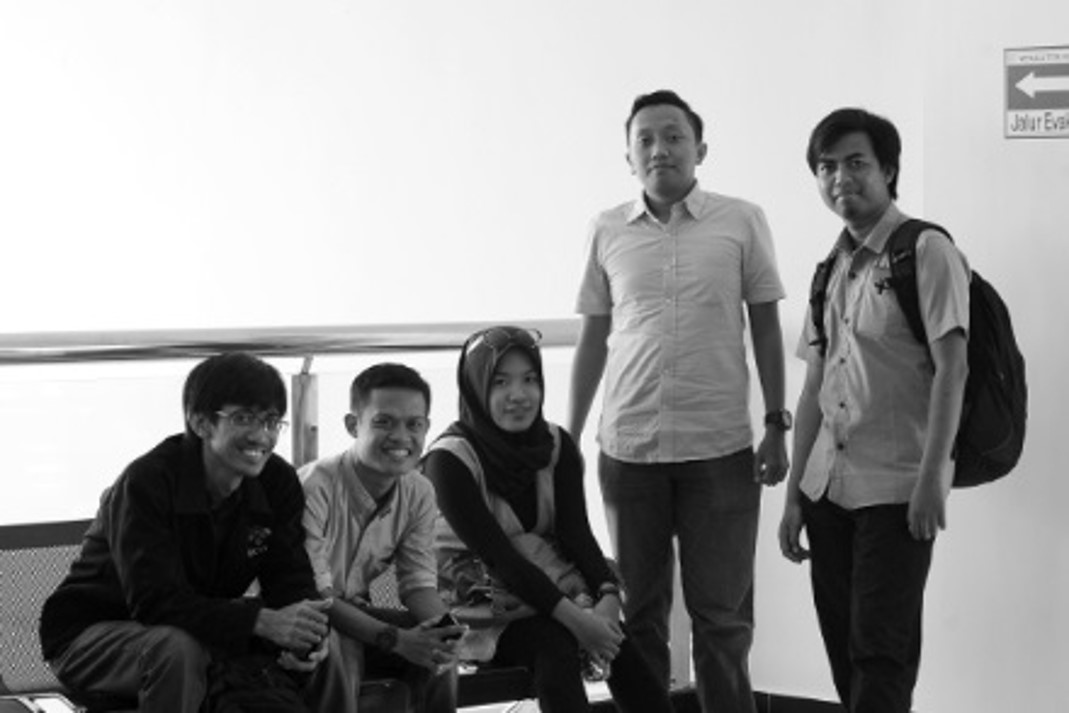
%> input picture TugasTeori/Tugas 4/1.jpg, 1069 x 713 px
$ octave hisRGB.m   (GNU Octave 9; MATLAB toolbox functions it lacks are replaced by stand-ins)
%> lines starting %> are read from the running program, lines starting %| are printed output that depends on the picture
%COLOR HISTOGRAM EQUALIZATION

%READ THE INPUT IMAGE
I = imread('1.jpg');
%> I is the input picture: size 713x1069x3 uint8; min 0, max 255, mean 151.9

%CONVERT THE RGB IMAGE INTO HSV IMAGE FORMAT
HSV = rgb2hsv(I);
%> HSV: size 713x1069x3 double; mean H, S, V 0, 0, 0.596

%PERFORM HISTOGRAM EQUALIZATION ON INTENSITY COMPONENT
HeqR = histeq(HSV(:,:,1));
%> HeqR: size 713x1069 double; every value is 1
HeqG = histeq(HSV(:,:,2));
HeqB = histeq(HSV(:,:,3));
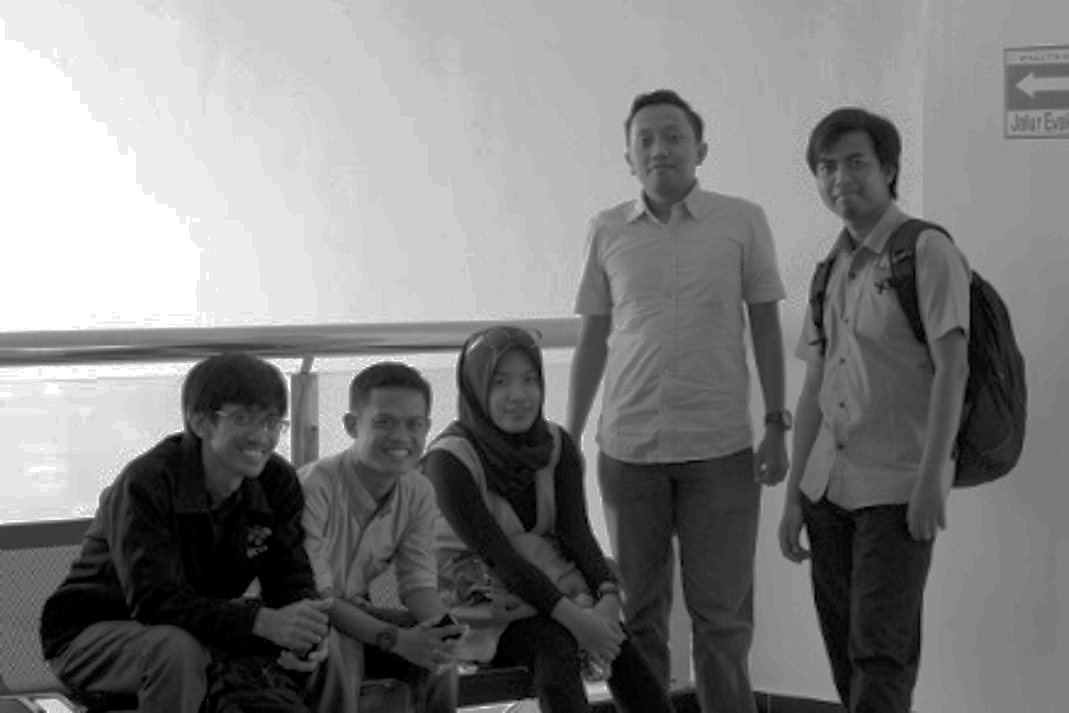
%> HeqB: size 713x1069 double; min 0, max 1, mean 0.497

RGB_mod = I;
RGB_mod(:,:,1) = HeqR;
%> RGB_mod: size 713x1069x3 uint8; mean H, S, V 1, 151.9, 151.9
% RGB_mod(:,:,2) = HeqG;
% RGB_mod(:,:,3) = HeqB;

RGB = RGB_mod;
% RGB = hsv2rgb(HSV_mod);

figure(1)
subplot(1,2,1),imshow(I);title('Before Histogram Equalization');

subplot(1,2,2),imshow(RGB);title('After Histogram Equalization');

%DISPLAY THE HISTOGRAM OF THE ORIGINAL AND THE EQUALIZED IMAGE

HIST_IN = zeros([256 3]);
HIST_OUT = zeros([256 3]);

%HISTOGRAM OF THE RED,GREEN AND BLUE COMPONENTS

HIST_IN(:,1) = imhist(I(:,:,1),256); %RED
HIST_IN(:,2) = imhist(I(:,:,2),256); %GREEN
HIST_IN(:,3) = imhist(I(:,:,3),256); %BLUE

HIST_OUT(:,1) = imhist(RGB(:,:,1),256); %RED
HIST_OUT(:,2) = imhist(RGB(:,:,2),256); %GREEN
HIST_OUT(:,3) = imhist(RGB(:,:,3),256); %BLUE

mymap=[1 0 0; 0.2 1 0; 0 0.2 1];
figure(2)
subplot(1,2,1),bar(HIST_IN);colormap(mymap);legend('RED CHANNEL','GREEN CHANNEL','BLUE CHANNEL');title('Before Applying Histogram Equalization');
subplot(1,2,2),bar(HIST_OUT);colormap(mymap);legend('RED CHANNEL','GREEN CHANNEL','BLUE CHANNEL');title('After Applying Histogram Equalization');
%> after `title('After Applying Histogram Equalization')`:
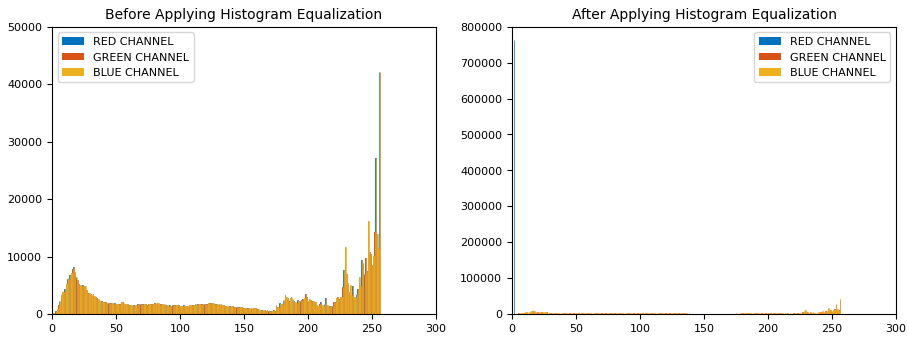
%> figure redrawn from the program's plot data, 2 panels; panel 1: tallest bar 42083 high, from x = 255.7 to 255.9; panel 1: tallest bar 42083 high, from x = 255.9 to 256.1; panel 1: tallest bar 42083 high, from x = 256.1 to 256.3; panel 2: tallest bar 762197 high, from x = 1.67 to 1.85

$ run again, with TugasTeori/Tugas 4/4.jpg copied over TugasTeori/Tugas 4/1.jpg
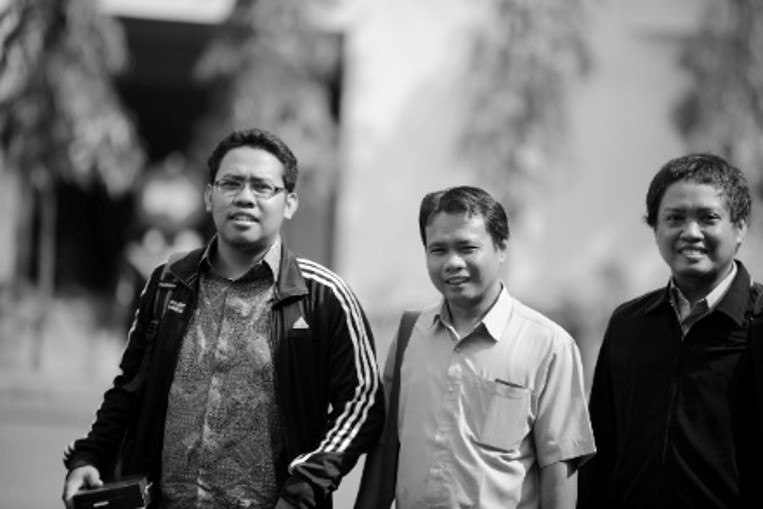
%> input picture TugasTeori/Tugas 4/4.jpg, 763 x 509 px
%> I is the input picture: size 509x763x3 uint8; mean R, G, B 112, 112, 112
%> HSV: size 509x763x3 double; mean H, S, V 0.00189, 1.97e-05, 0.439
%> HeqR: size 509x763 double; every value is 1
%> `HeqB = histeq(HSV(:,:,3));`:
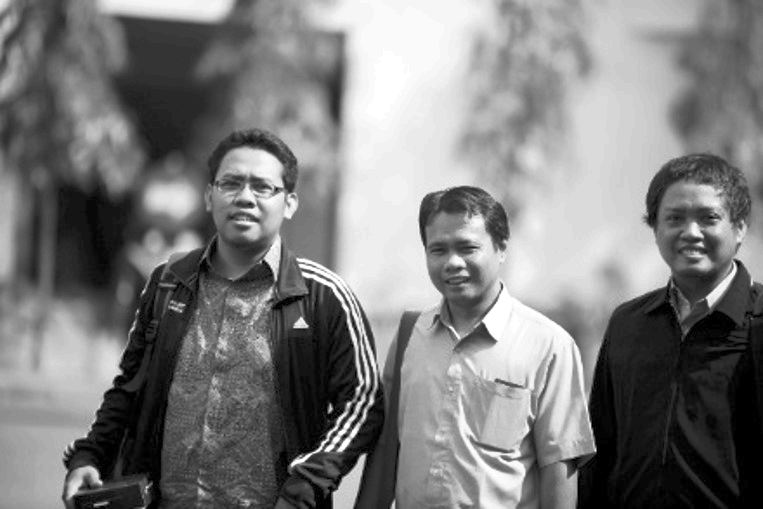
%> HeqB: size 509x763 double; min 0, max 1, mean 0.494
%> RGB_mod: size 509x763x3 uint8; mean H, S, V 1, 112, 112
%> `title('After Applying Histogram Equalization')`:
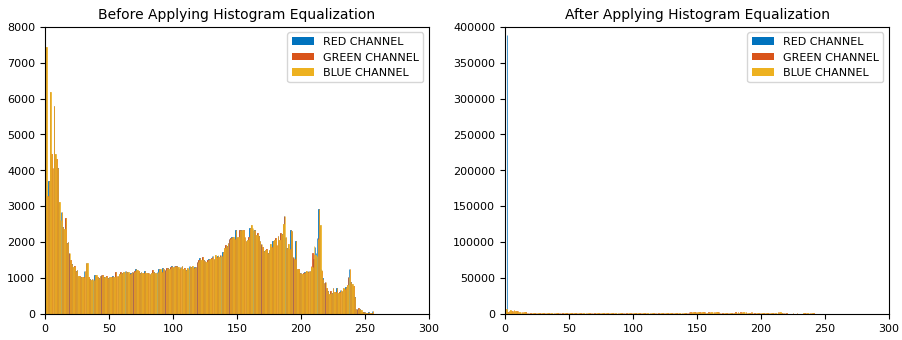
%> figure redrawn from the program's plot data, 2 panels; panel 1: tallest bar 7426 high, from x = 0.667 to 0.853; panel 1: tallest bar 7426 high, from x = 0.907 to 1.09; panel 1: tallest bar 7426 high, from x = 1.15 to 1.33; panel 2: tallest bar 388367 high, from x = 1.67 to 1.85

$ run again, with TugasTeori/Tugas 4/1c.jpg copied over TugasTeori/Tugas 4/1.jpg
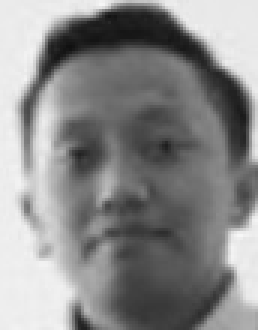
%> input picture TugasTeori/Tugas 4/1c.jpg, 86 x 110 px (shown 3 times larger)
%> I is the input picture: size 110x86x3 uint8; min 16, max 247, mean 137.9
%> HSV: size 110x86x3 double; mean H, S, V 0, 0, 0.541
%> HeqR: size 110x86 double; every value is 1
%> `HeqB = histeq(HSV(:,:,3));`:
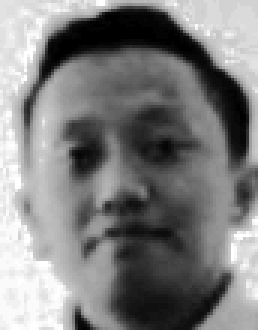
%> HeqB: size 110x86 double (shown 3 times larger); min 0, max 1, mean 0.496
%> RGB_mod: size 110x86x3 uint8; mean H, S, V 1, 137.9, 137.9
%> `title('After Applying Histogram Equalization')`:
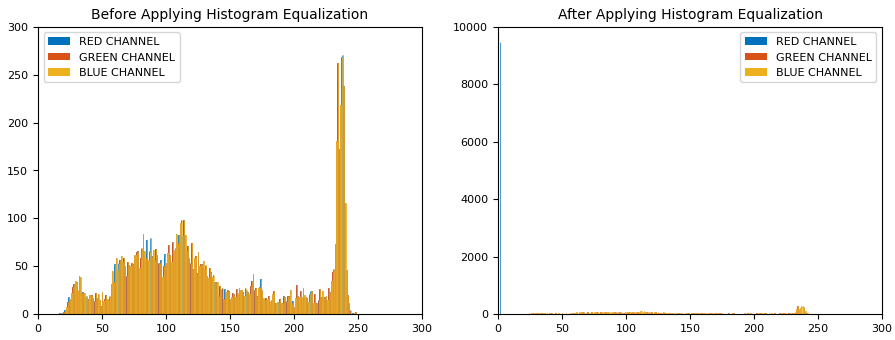
%> figure redrawn from the program's plot data, 2 panels; panel 1: tallest bar 271 high, from x = 237.7 to 237.9; panel 1: tallest bar 271 high, from x = 237.9 to 238.1; panel 1: tallest bar 271 high, from x = 238.1 to 238.3; panel 2: tallest bar 9460 high, from x = 1.67 to 1.85
